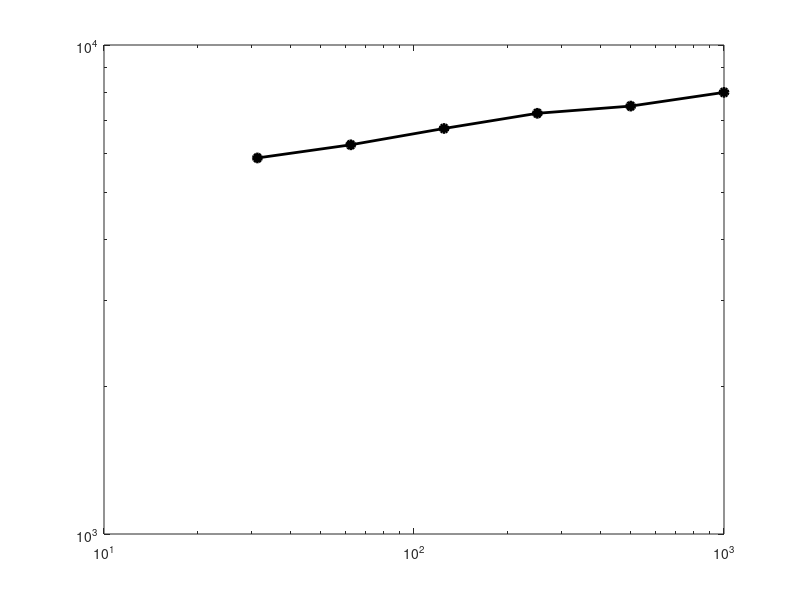

MATLAB code to generate this figure: (Note: this script raises an error after producing the figure.)
clear; clc;

dx = [1000 500 250 125 62.5 31.25]; % Grid spacing in meters
r = [8000 7500 7.25e3 6.75e3 6.25e3 5.875e3];
figure;
loglog(dx, r, 'k-', 'LineWidth', 2, 'Marker', 'o', 'MarkerFaceColor', 'k');
hold on
yline(6813, 'r--', 'LineWidth', 2); % Reference line at 6813 m

xlabel('Grid spacing (m)');
ylabel('Blister radius (m)');
title('Blister radius vs grid spacing');
grid on;
set(gca, 'FontSize', 14);
% Fit a power law to the data
log10dx = log10(dx);
log10r = log10(r);
p = polyfit(log10dx, log10r, 1);
% Calculate the fitted values
fitted_r = 10.^(polyval(p, log10(dx)));
% Plot the fitted line
hold on;
loglog(dx, fitted_r, 'r--', 'LineWidth', 2);
legend('Blister radius', 'Fitted power law', 'Location', 'NorthWest');
% Display the power law exponent
exponent = p(1);
text(0.02, 0.5, sprintf('Power law exponent: %.2f', exponent), 'Units', 'normalized', 'FontSize', 14, 'Color', 'r');
% Save the figure
% saveas(gcf, 'blister_radius_vs_grid_spacing.png');